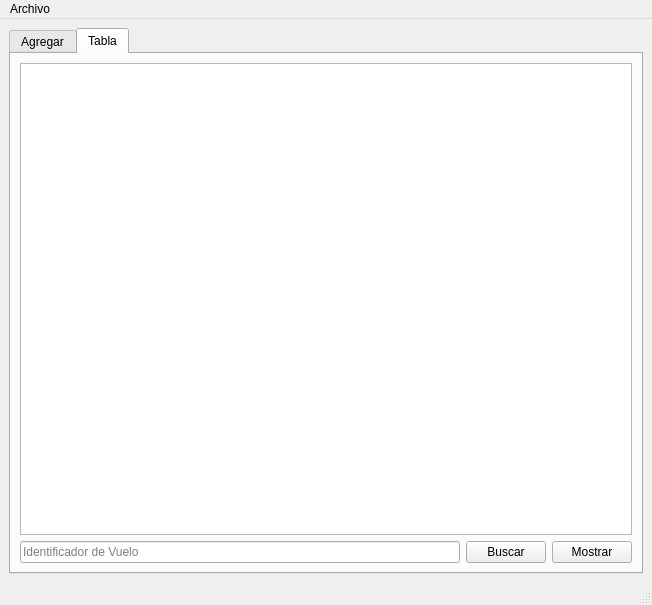
<?xml version="1.0" encoding="UTF-8"?>
<ui version="4.0">
 <class>MainWindow</class>
 <widget class="QMainWindow" name="MainWindow">
  <property name="geometry">
   <rect>
    <x>0</x>
    <y>0</y>
    <width>652</width>
    <height>605</height>
   </rect>
  </property>
  <property name="windowTitle">
   <string>MainWindow</string>
  </property>
  <widget class="QWidget" name="centralwidget">
   <layout class="QGridLayout" name="gridLayout_2">
    <item row="1" column="1">
     <widget class="QTabWidget" name="tabWidget">
      <property name="currentIndex">
       <number>1</number>
      </property>
      <widget class="QWidget" name="tab">
       <attribute name="title">
        <string>Agregar</string>
       </attribute>
       <layout class="QGridLayout" name="gridLayout_3">
        <item row="0" column="0">
         <widget class="QGroupBox" name="groupBox">
          <property name="title">
           <string>Vuelo</string>
          </property>
          <layout class="QGridLayout" name="gridLayout">
           <item row="2" column="0">
            <widget class="QLabel" name="Origen_Label">
             <property name="text">
              <string>Origen</string>
             </property>
            </widget>
           </item>
           <item row="2" column="1">
            <widget class="QLineEdit" name="Origen_LineEdit"/>
           </item>
           <item row="0" column="1">
            <widget class="QLineEdit" name="ID_LineEdit"/>
           </item>
           <item row="9" column="0" colspan="2">
            <widget class="QPushButton" name="Agregar_Final_PushButton">
             <property name="text">
              <string>Agregar al Final</string>
             </property>
            </widget>
           </item>
           <item row="11" column="0" colspan="2">
            <widget class="QPushButton" name="Mostrar_PushButton">
             <property name="mouseTracking">
              <bool>false</bool>
             </property>
             <property name="autoFillBackground">
              <bool>false</bool>
             </property>
             <property name="text">
              <string>Mostrar</string>
             </property>
             <property name="checkable">
              <bool>false</bool>
             </property>
             <property name="autoRepeat">
              <bool>false</bool>
             </property>
             <property name="autoExclusive">
              <bool>false</bool>
             </property>
             <property name="autoDefault">
              <bool>false</bool>
             </property>
             <property name="default">
              <bool>false</bool>
             </property>
             <property name="flat">
              <bool>false</bool>
             </property>
            </widget>
           </item>
           <item row="4" column="0">
            <widget class="QLabel" name="Peso_Label">
             <property name="text">
              <string>Peso</string>
             </property>
            </widget>
           </item>
           <item row="10" column="0" colspan="2">
            <widget class="QPushButton" name="Agregar_Inicio_PushButton">
             <property name="text">
              <string>Agregar al Inicio</string>
             </property>
            </widget>
           </item>
           <item row="4" column="1">
            <widget class="QSpinBox" name="Peso_SpinBox"/>
           </item>
           <item row="6" column="0">
            <widget class="QLabel" name="Destino_Label">
             <property name="text">
              <string>Destino</string>
             </property>
            </widget>
           </item>
           <item row="0" column="0">
            <widget class="QLabel" name="ID_Label">
             <property name="text">
              <string>ID</string>
             </property>
            </widget>
           </item>
           <item row="6" column="1">
            <widget class="QLineEdit" name="Destino_LineEdit"/>
           </item>
          </layout>
         </widget>
        </item>
        <item row="0" column="1">
         <widget class="QPlainTextEdit" name="Salida_PlainTextEdit"/>
        </item>
       </layout>
      </widget>
      <widget class="QWidget" name="tab_2">
       <attribute name="title">
        <string>Tabla</string>
       </attribute>
       <layout class="QGridLayout" name="gridLayout_4">
        <item row="1" column="0">
         <widget class="QLineEdit" name="Buscar_LineEdit">
          <property name="placeholderText">
           <string>Identificador de Vuelo</string>
          </property>
         </widget>
        </item>
        <item row="1" column="2">
         <widget class="QPushButton" name="MostrarTabla_PushButton">
          <property name="text">
           <string>Mostrar</string>
          </property>
         </widget>
        </item>
        <item row="1" column="1">
         <widget class="QPushButton" name="Buscar_PushButton">
          <property name="text">
           <string>Buscar</string>
          </property>
         </widget>
        </item>
        <item row="0" column="0" colspan="3">
         <widget class="QTableWidget" name="Tablita_TableWidget"/>
        </item>
       </layout>
      </widget>
     </widget>
    </item>
   </layout>
  </widget>
  <widget class="QMenuBar" name="menubar">
   <property name="geometry">
    <rect>
     <x>0</x>
     <y>0</y>
     <width>652</width>
     <height>21</height>
    </rect>
   </property>
   <widget class="QMenu" name="menuArchivo">
    <property name="title">
     <string>Archivo</string>
    </property>
    <addaction name="actionAbrir_2"/>
    <addaction name="actionGuardar_3"/>
   </widget>
   <addaction name="menuArchivo"/>
  </widget>
  <widget class="QStatusBar" name="statusbar"/>
  <action name="actionAbrir_2">
   <property name="text">
    <string>Abrir</string>
   </property>
   <property name="shortcut">
    <string>Ctrl+O</string>
   </property>
  </action>
  <action name="actionGuardar_3">
   <property name="text">
    <string>Guardar</string>
   </property>
   <property name="shortcut">
    <string>Ctrl+S</string>
   </property>
  </action>
 </widget>
 <resources/>
 <connections/>
</ui>
